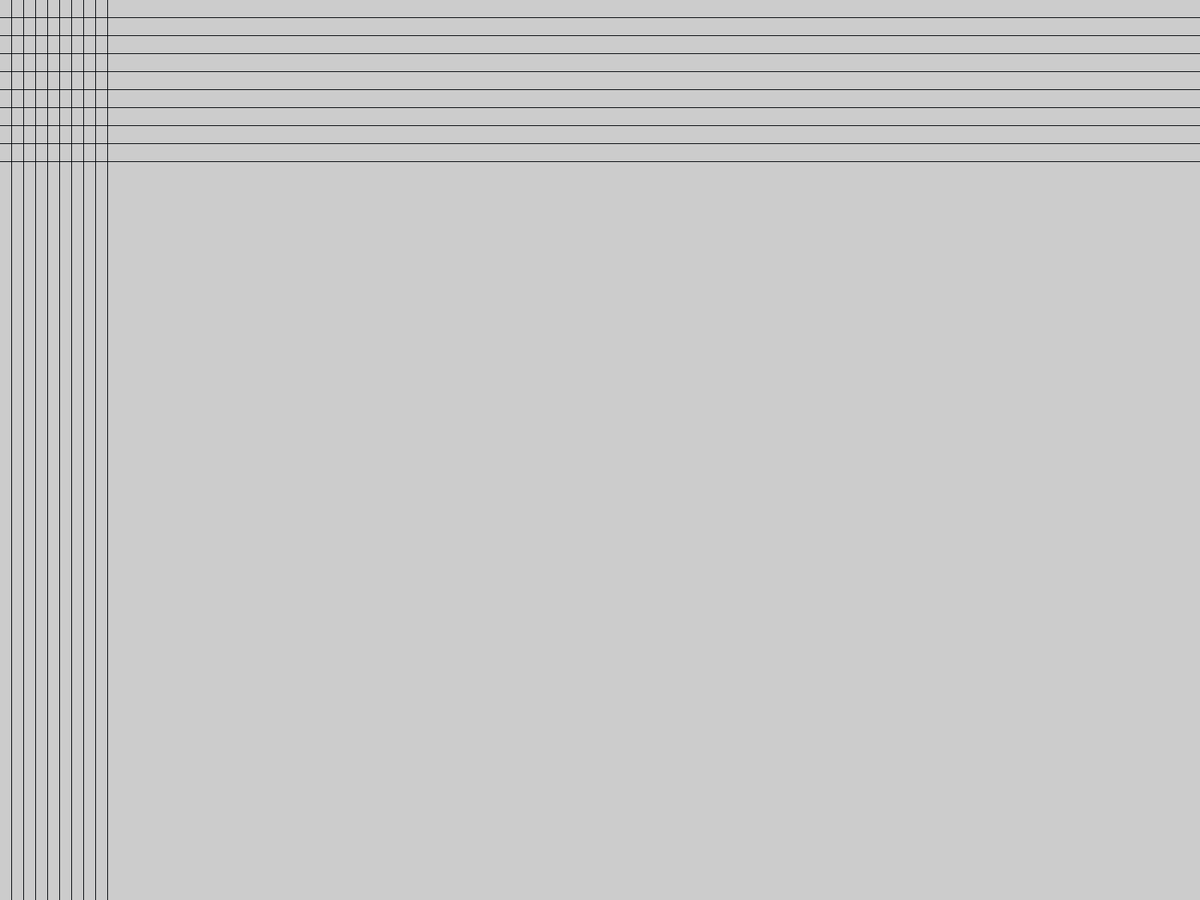
Frame 1 (no input)
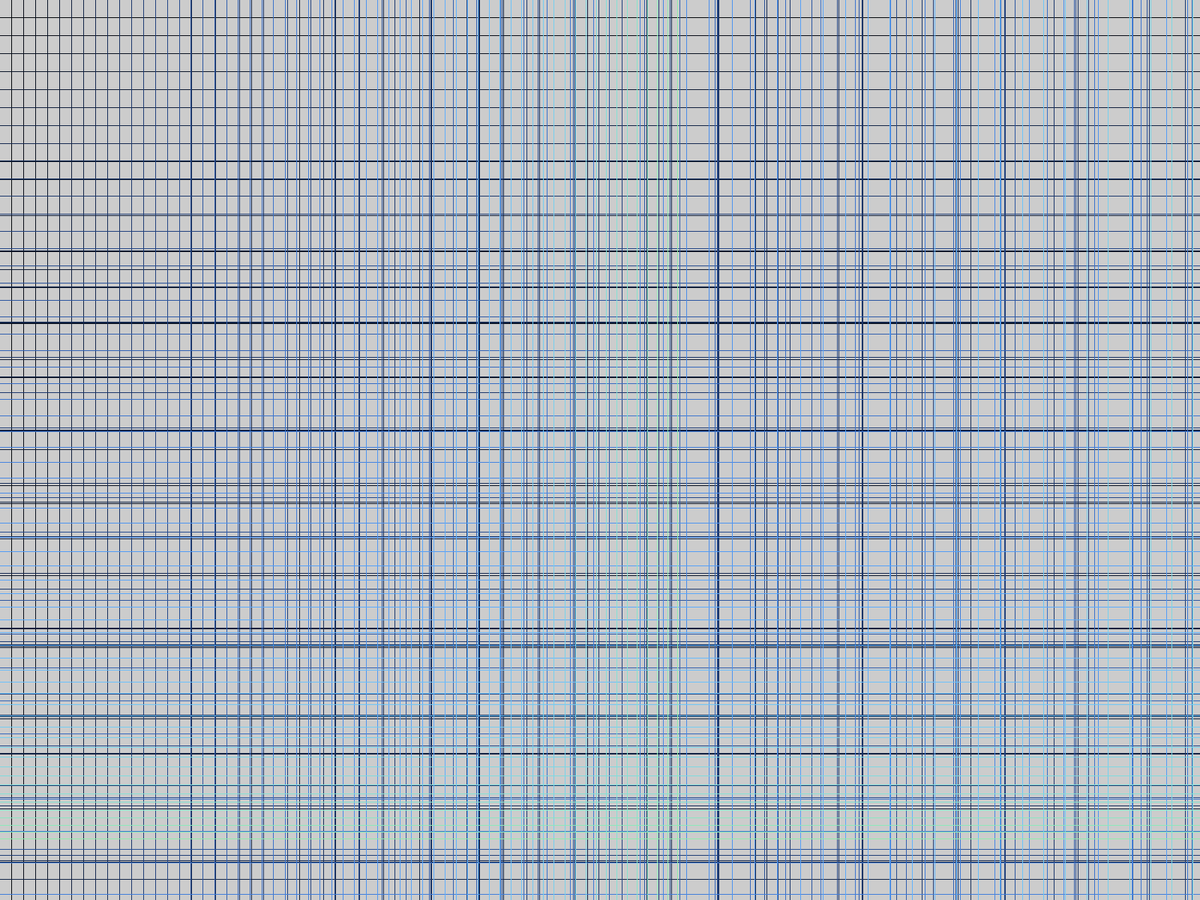
Frame 60 (the mouse pressed at the canvas centre just before this capture)
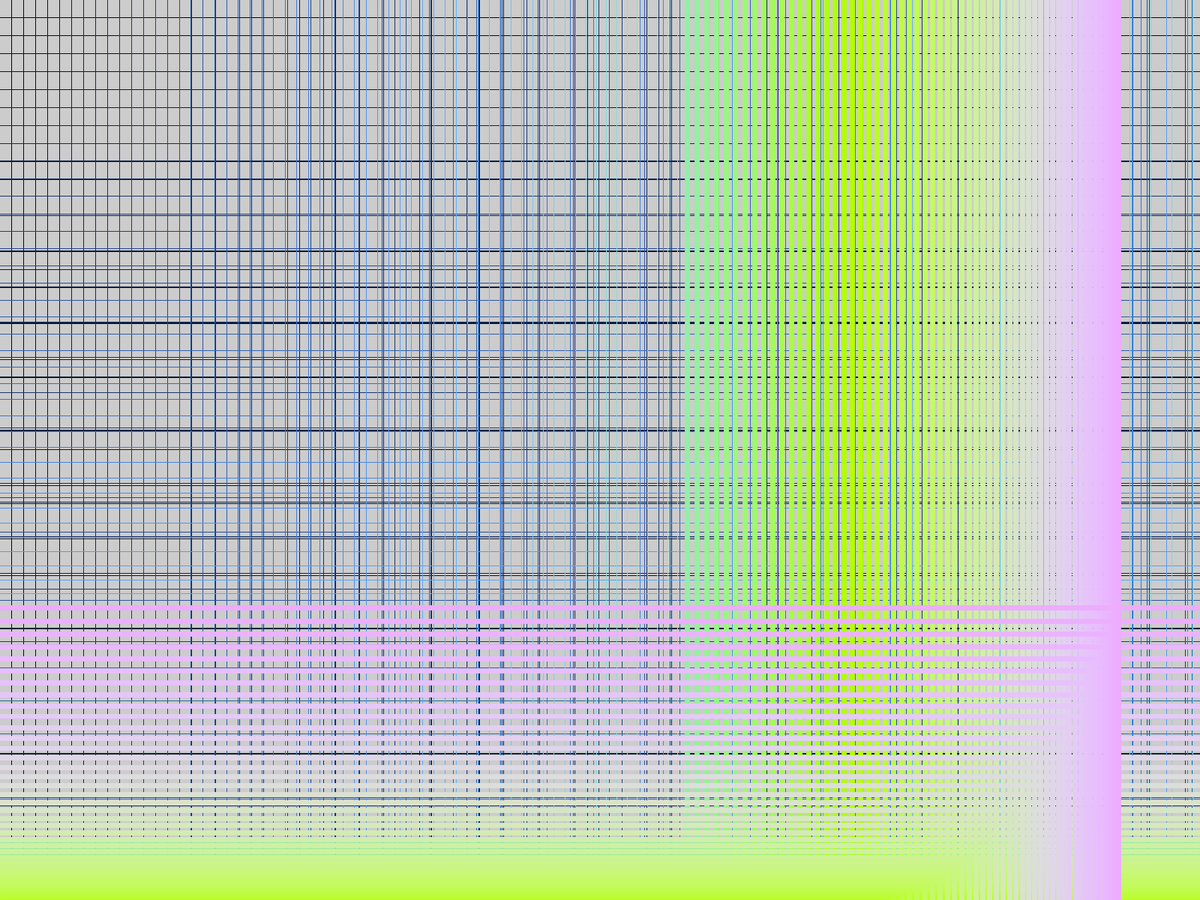
Frame 120 (the mouse held since frame 60 and released just before this capture)

The Processing sketch that drew these frames (run headless with seeded random() and noise(); from frame 60 on, the mouse is pressed at the canvas centre):

// Processing sketch: stan_le_punk
// ── stan_le_punk.pde
int col = 10;
int row = 10;
void setup() {
  //size(200,200);
  fullScreen(1);
}


void draw() {
  //bg(0, 10);
  float rouge = abs(sin(frameCount *0.01) * g.colorModeX);
  float vert = abs(sin(frameCount *0.02) * g.colorModeY);
  float bleu = abs(sin(frameCount *0.04) * g.colorModeZ);
  float epaisseur = map(mouseX,0,width, 1,10);
  super_rendu(rouge, vert, bleu,epaisseur);
  
}

void super_rendu(float red, float green, float blue, float thickness) {
  stroke(red,green,blue);
  strokeWeight(thickness);
  float rx = abs(sin(frameCount * 0.01)) * width;
  float ry = abs(sin(frameCount * 0.02)) * height;
  for(int x = 1 ; x < col ; x++) {
    for(int y = 1 ; y < col ; y++) {
      line(x * rx, 0, x * rx, height);
      line(0, y * ry, width, y * ry); 
    }
  }
}


void bg(float g, float a) {
  noStroke();
  fill(g,a);
  rect(0,0,width, height);
}
